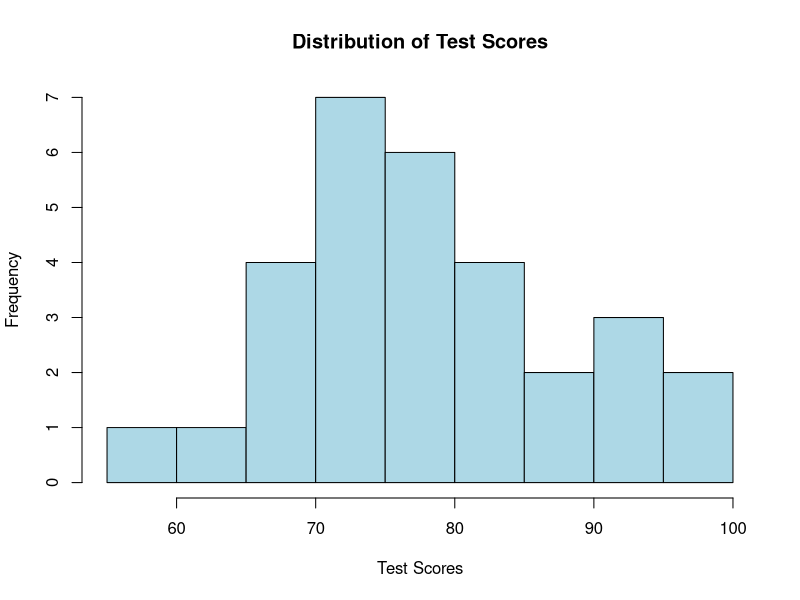

Here is the R script that generated this plot:
# Set seed for reproducibility
set.seed(123)

# Generate sample data for 30 students
sample_data <- rnorm(n = 30, mean = 78, sd = 10)

# Visualizing the sample data
hist(sample_data, main = "Distribution of Test Scores", xlab = "Test Scores", breaks = 10, col = "lightblue")
# Calculate the sample mean and standard deviation
sample_mean <- mean(sample_data)
sample_sd <- sd(sample_data)

# Perform a two-tailed t-test
t_test_result <- t.test(sample_data, mu = 75)

# Display the results
t_test_result
